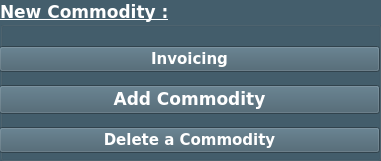
  <widget class="QGroupBox" name="groupBox_2">
   <property name="geometry">
    <rect>
     <x>790</x>
     <y>0</y>
     <width>381</width>
     <height>161</height>
    </rect>
   </property>
   <property name="palette">
    <palette>
     <active>
      <colorrole role="WindowText">
       <brush brushstyle="SolidPattern">
        <color alpha="255">
         <red>255</red>
         <green>255</green>
         <blue>255</blue>
        </color>
       </brush>
      </colorrole>
      <colorrole role="Button">
       <brush brushstyle="SolidPattern">
        <color alpha="255">
         <red>68</red>
         <green>94</green>
         <blue>108</blue>
        </color>
       </brush>
      </colorrole>
      <colorrole role="Light">
       <brush brushstyle="SolidPattern">
        <color alpha="255">
         <red>102</red>
         <green>141</green>
         <blue>162</blue>
        </color>
       </brush>
      </colorrole>
      <colorrole role="Midlight">
       <brush brushstyle="SolidPattern">
        <color alpha="255">
         <red>85</red>
         <green>117</green>
         <blue>135</blue>
        </color>
       </brush>
      </colorrole>
      <colorrole role="Dark">
       <brush brushstyle="SolidPattern">
        <color alpha="255">
         <red>34</red>
         <green>47</green>
         <blue>54</blue>
        </color>
       </brush>
      </colorrole>
      <colorrole role="Mid">
       <brush brushstyle="SolidPattern">
        <color alpha="255">
         <red>45</red>
         <green>62</green>
         <blue>72</blue>
        </color>
       </brush>
      </colorrole>
      <colorrole role="Text">
       <brush brushstyle="SolidPattern">
        <color alpha="255">
         <red>255</red>
         <green>255</green>
         <blue>255</blue>
        </color>
       </brush>
      </colorrole>
      <colorrole role="BrightText">
       <brush brushstyle="SolidPattern">
        <color alpha="255">
         <red>255</red>
         <green>255</green>
         <blue>255</blue>
        </color>
       </brush>
      </colorrole>
      <colorrole role="ButtonText">
       <brush brushstyle="SolidPattern">
        <color alpha="255">
         <red>255</red>
         <green>255</green>
         <blue>255</blue>
        </color>
       </brush>
      </colorrole>
      <colorrole role="Base">
       <brush brushstyle="SolidPattern">
        <color alpha="255">
         <red>0</red>
         <green>0</green>
         <blue>0</blue>
        </color>
       </brush>
      </colorrole>
      <colorrole role="Window">
       <brush brushstyle="SolidPattern">
        <color alpha="255">
         <red>68</red>
         <green>94</green>
         <blue>108</blue>
        </color>
       </brush>
      </colorrole>
      <colorrole role="Shadow">
       <brush brushstyle="SolidPattern">
        <color alpha="255">
         <red>0</red>
         <green>0</green>
         <blue>0</blue>
        </color>
       </brush>
      </colorrole>
      <colorrole role="AlternateBase">
       <brush brushstyle="SolidPattern">
        <color alpha="255">
         <red>34</red>
         <green>47</green>
         <blue>54</blue>
        </color>
       </brush>
      </colorrole>
      <colorrole role="ToolTipBase">
       <brush brushstyle="SolidPattern">
        <color alpha="255">
         <red>255</red>
         <green>255</green>
         <blue>220</blue>
        </color>
       </brush>
      </colorrole>
      <colorrole role="ToolTipText">
       <brush brushstyle="SolidPattern">
        <color alpha="255">
         <red>0</red>
         <green>0</green>
         <blue>0</blue>
        </color>
       </brush>
      </colorrole>
      <colorrole role="PlaceholderText">
       <brush brushstyle="SolidPattern">
        <color alpha="128">
         <red>255</red>
         <green>255</green>
         <blue>255</blue>
        </color>
       </brush>
      </colorrole>
     </active>
     <inactive>
      <colorrole role="WindowText">
       <brush brushstyle="SolidPattern">
        <color alpha="255">
         <red>255</red>
         <green>255</green>
         <blue>255</blue>
        </color>
       </brush>
      </colorrole>
      <colorrole role="Button">
       <brush brushstyle="SolidPattern">
        <color alpha="255">
         <red>68</red>
         <green>94</green>
         <blue>108</blue>
        </color>
       </brush>
      </colorrole>
      <colorrole role="Light">
       <brush brushstyle="SolidPattern">
        <color alpha="255">
         <red>102</red>
         <green>141</green>
         <blue>162</blue>
        </color>
       </brush>
      </colorrole>
      <colorrole role="Midlight">
       <brush brushstyle="SolidPattern">
        <color alpha="255">
         <red>85</red>
         <green>117</green>
         <blue>135</blue>
        </color>
       </brush>
      </colorrole>
      <colorrole role="Dark">
       <brush brushstyle="SolidPattern">
        <color alpha="255">
         <red>34</red>
         <green>47</green>
         <blue>54</blue>
        </color>
       </brush>
      </colorrole>
      <colorrole role="Mid">
       <brush brushstyle="SolidPattern">
        <color alpha="255">
         <red>45</red>
         <green>62</green>
         <blue>72</blue>
        </color>
       </brush>
      </colorrole>
      <colorrole role="Text">
       <brush brushstyle="SolidPattern">
        <color alpha="255">
         <red>255</red>
         <green>255</green>
         <blue>255</blue>
        </color>
       </brush>
      </colorrole>
      <colorrole role="BrightText">
       <brush brushstyle="SolidPattern">
        <color alpha="255">
         <red>255</red>
         <green>255</green>
         <blue>255</blue>
        </color>
       </brush>
      </colorrole>
      <colorrole role="ButtonText">
       <brush brushstyle="SolidPattern">
        <color alpha="255">
         <red>255</red>
         <green>255</green>
         <blue>255</blue>
        </color>
       </brush>
      </colorrole>
      <colorrole role="Base">
       <brush brushstyle="SolidPattern">
        <color alpha="255">
         <red>0</red>
         <green>0</green>
         <blue>0</blue>
        </color>
       </brush>
      </colorrole>
      <colorrole role="Window">
       <brush brushstyle="SolidPattern">
        <color alpha="255">
         <red>68</red>
         <green>94</green>
         <blue>108</blue>
        </color>
       </brush>
      </colorrole>
      <colorrole role="Shadow">
       <brush brushstyle="SolidPattern">
        <color alpha="255">
         <red>0</red>
         <green>0</green>
         <blue>0</blue>
        </color>
       </brush>
      </colorrole>
      <colorrole role="AlternateBase">
       <brush brushstyle="SolidPattern">
        <color alpha="255">
         <red>34</red>
         <green>47</green>
         <blue>54</blue>
        </color>
       </brush>
      </colorrole>
      <colorrole role="ToolTipBase">
       <brush brushstyle="SolidPattern">
        <color alpha="255">
         <red>255</red>
         <green>255</green>
         <blue>220</blue>
        </color>
       </brush>
      </colorrole>
      <colorrole role="ToolTipText">
       <brush brushstyle="SolidPattern">
        <color alpha="255">
         <red>0</red>
         <green>0</green>
         <blue>0</blue>
        </color>
       </brush>
      </colorrole>
      <colorrole role="PlaceholderText">
       <brush brushstyle="SolidPattern">
        <color alpha="128">
         <red>255</red>
         <green>255</green>
         <blue>255</blue>
        </color>
       </brush>
      </colorrole>
     </inactive>
     <disabled>
      <colorrole role="WindowText">
       <brush brushstyle="SolidPattern">
        <color alpha="255">
         <red>34</red>
         <green>47</green>
         <blue>54</blue>
        </color>
       </brush>
      </colorrole>
      <colorrole role="Button">
       <brush brushstyle="SolidPattern">
        <color alpha="255">
         <red>68</red>
         <green>94</green>
         <blue>108</blue>
        </color>
       </brush>
      </colorrole>
      <colorrole role="Light">
       <brush brushstyle="SolidPattern">
        <color alpha="255">
         <red>102</red>
         <green>141</green>
         <blue>162</blue>
        </color>
       </brush>
      </colorrole>
      <colorrole role="Midlight">
       <brush brushstyle="SolidPattern">
        <color alpha="255">
         <red>85</red>
         <green>117</green>
         <blue>135</blue>
        </color>
       </brush>
      </colorrole>
      <colorrole role="Dark">
       <brush brushstyle="SolidPattern">
        <color alpha="255">
         <red>34</red>
         <green>47</green>
         <blue>54</blue>
        </color>
       </brush>
      </colorrole>
      <colorrole role="Mid">
       <brush brushstyle="SolidPattern">
        <color alpha="255">
         <red>45</red>
         <green>62</green>
         <blue>72</blue>
        </color>
       </brush>
      </colorrole>
      <colorrole role="Text">
       <brush brushstyle="SolidPattern">
        <color alpha="255">
         <red>34</red>
         <green>47</green>
         <blue>54</blue>
        </color>
       </brush>
      </colorrole>
      <colorrole role="BrightText">
       <brush brushstyle="SolidPattern">
        <color alpha="255">
         <red>255</red>
         <green>255</green>
         <blue>255</blue>
        </color>
       </brush>
      </colorrole>
      <colorrole role="ButtonText">
       <brush brushstyle="SolidPattern">
        <color alpha="255">
         <red>34</red>
         <green>47</green>
         <blue>54</blue>
        </color>
       </brush>
      </colorrole>
      <colorrole role="Base">
       <brush brushstyle="SolidPattern">
        <color alpha="255">
         <red>68</red>
         <green>94</green>
         <blue>108</blue>
        </color>
       </brush>
      </colorrole>
      <colorrole role="Window">
       <brush brushstyle="SolidPattern">
        <color alpha="255">
         <red>68</red>
         <green>94</green>
         <blue>108</blue>
        </color>
       </brush>
      </colorrole>
      <colorrole role="Shadow">
       <brush brushstyle="SolidPattern">
        <color alpha="255">
         <red>0</red>
         <green>0</green>
         <blue>0</blue>
        </color>
       </brush>
      </colorrole>
      <colorrole role="AlternateBase">
       <brush brushstyle="SolidPattern">
        <color alpha="255">
         <red>68</red>
         <green>94</green>
         <blue>108</blue>
        </color>
       </brush>
      </colorrole>
      <colorrole role="ToolTipBase">
       <brush brushstyle="SolidPattern">
        <color alpha="255">
         <red>255</red>
         <green>255</green>
         <blue>220</blue>
        </color>
       </brush>
      </colorrole>
      <colorrole role="ToolTipText">
       <brush brushstyle="SolidPattern">
        <color alpha="255">
         <red>0</red>
         <green>0</green>
         <blue>0</blue>
        </color>
       </brush>
      </colorrole>
      <colorrole role="PlaceholderText">
       <brush brushstyle="SolidPattern">
        <color alpha="128">
         <red>255</red>
         <green>255</green>
         <blue>255</blue>
        </color>
       </brush>
      </colorrole>
     </disabled>
    </palette>
   </property>
   <property name="font">
    <font>
     <family>DejaVu Sans</family>
     <pointsize>13</pointsize>
     <weight>75</weight>
     <italic>false</italic>
     <bold>true</bold>
     <underline>true</underline>
     <kerning>true</kerning>
    </font>
   </property>
   <property name="cursor">
    <cursorShape>ArrowCursor</cursorShape>
   </property>
   <property name="mouseTracking">
    <bool>false</bool>
   </property>
   <property name="tabletTracking">
    <bool>false</bool>
   </property>
   <property name="focusPolicy">
    <enum>Qt::NoFocus</enum>
   </property>
   <property name="contextMenuPolicy">
    <enum>Qt::NoContextMenu</enum>
   </property>
   <property name="acceptDrops">
    <bool>false</bool>
   </property>
   <property name="autoFillBackground">
    <bool>true</bool>
   </property>
   <property name="title">
    <string>New Commodity :</string>
   </property>
   <property name="alignment">
    <set>Qt::AlignLeading|Qt::AlignLeft|Qt::AlignVCenter</set>
   </property>
   <property name="flat">
    <bool>false</bool>
   </property>
   <property name="checkable">
    <bool>false</bool>
   </property>
   <widget class="QWidget" name="verticalLayoutWidget">
    <property name="geometry">
     <rect>
      <x>-1</x>
      <y>39</y>
      <width>381</width>
      <height>123</height>
     </rect>
    </property>
    <layout class="QVBoxLayout" name="verticalLayout">
     <item>
      <widget class="QPushButton" name="pushButton_4">
       <property name="font">
        <font>
         <family>DejaVu Sans</family>
         <pointsize>11</pointsize>
         <weight>75</weight>
         <italic>false</italic>
         <bold>true</bold>
         <underline>false</underline>
         <kerning>true</kerning>
        </font>
       </property>
       <property name="cursor">
        <cursorShape>PointingHandCursor</cursorShape>
       </property>
       <property name="text">
        <string>Invoicing</string>
       </property>
      </widget>
     </item>
     <item>
      <widget class="QPushButton" name="pushButton_2">
       <property name="font">
        <font>
         <family>DejaVu Sans</family>
         <pointsize>13</pointsize>
         <weight>75</weight>
         <italic>false</italic>
         <bold>true</bold>
         <underline>false</underline>
         <kerning>true</kerning>
        </font>
       </property>
       <property name="cursor">
        <cursorShape>PointingHandCursor</cursorShape>
       </property>
       <property name="text">
        <string>Add Commodity</string>
       </property>
      </widget>
     </item>
     <item>
      <widget class="QPushButton" name="pushButton_3">
       <property name="font">
        <font>
         <family>DejaVu Sans</family>
         <pointsize>11</pointsize>
         <weight>75</weight>
         <italic>false</italic>
         <bold>true</bold>
         <underline>false</underline>
         <kerning>true</kerning>
        </font>
       </property>
       <property name="cursor">
        <cursorShape>PointingHandCursor</cursorShape>
       </property>
       <property name="text">
        <string>Delete a Commodity</string>
       </property>
      </widget>
     </item>
    </layout>
   </widget>
  </widget>
